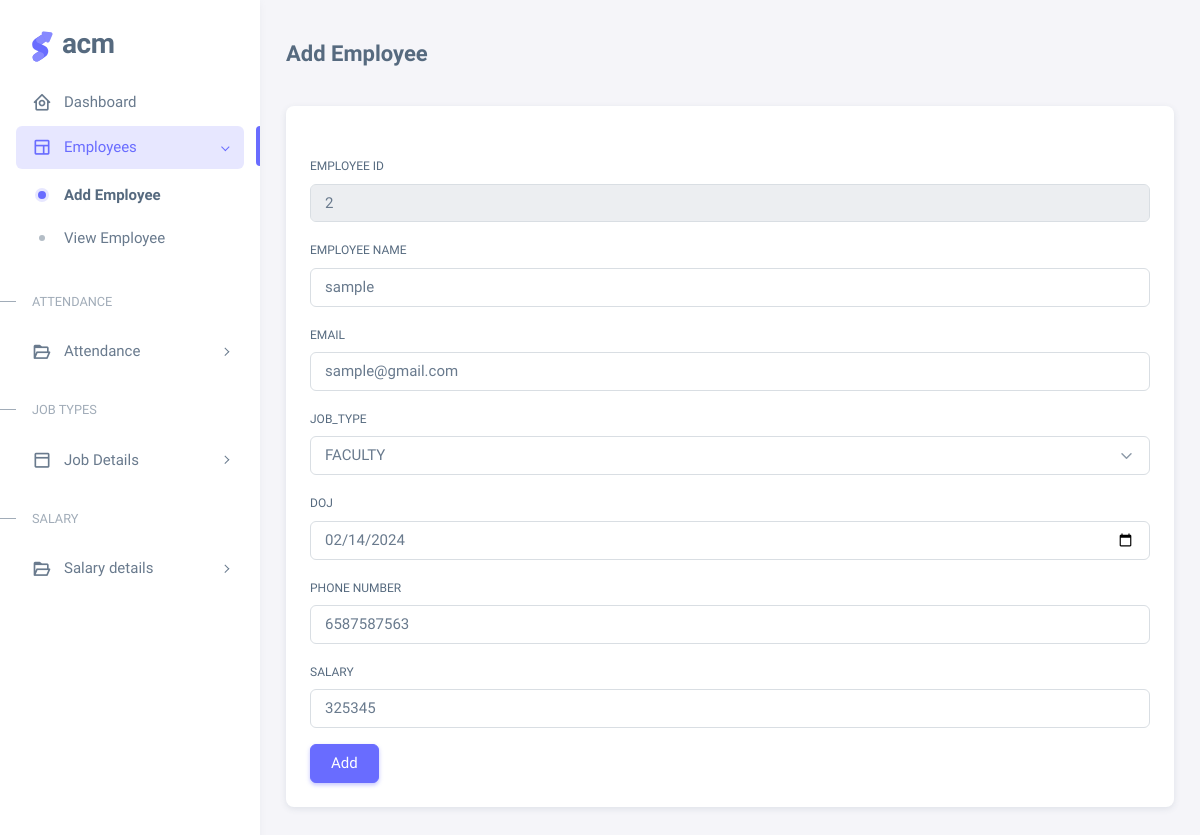
Before: /update_employee/1 with the older database file.
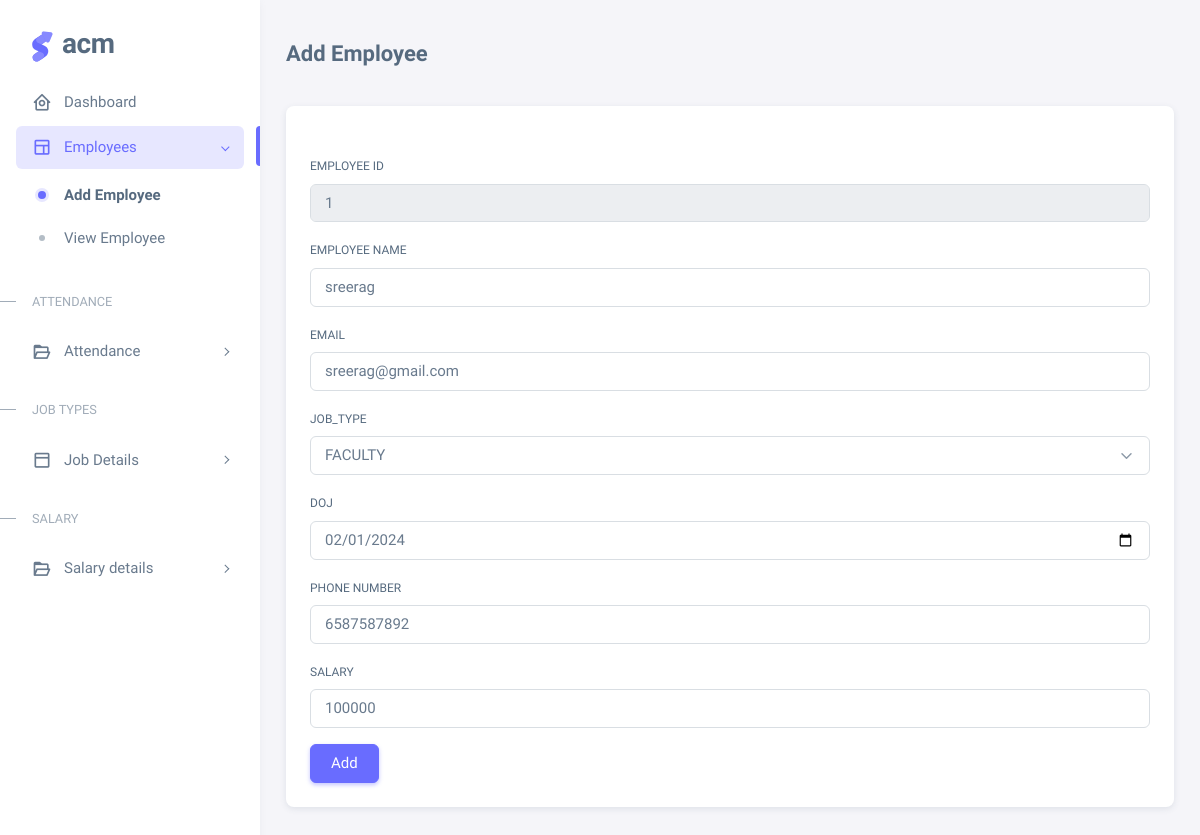
After: the same page with the newer database file.
### payroll/models.py (models this page shows)
class Employee(models.Model):
    emp_id=models.CharField(max_length=20,unique=True)
    name=models.CharField(max_length=40)
    email=models.EmailField()
    ph_no=models.IntegerField()
    salary=models.IntegerField()
    job_type=models.ForeignKey(Job_type,on_delete=models.CASCADE,null=True)
    doj=models.DateTimeField()

class Job_type(models.Model):
    position=models.CharField(max_length=20,unique=True)

### payroll/views.py (the view)
# urls.py: path('update_employee/<id>',views.update_employee),
def update_employee(request,id):
    data=Employee.objects.get(pk=id)
    if request.method=='POST':
        name=request.POST['name']
        email=request.POST['email']
        ph_no=request.POST['ph_no']
        salary=request.POST['salary']
        doj=request.POST['doj']
        job_type=request.POST['job_type']
        data.save()
        return redirect(view_employee)
    else:
        data1 = {'doj':str(data.doj)}
        date_obj = datetime.datetime.strptime(data1['doj'], '%Y-%m-%d %H:%M:%S%z')
        formatted_date = date_obj.strftime('%Y-%m-%d')
        print(formatted_date)
        return render(request,'admin_side/edit_employee.html',{'employee':data,'date':formatted_date,'job_type':all_jobs()})

### payroll/views.py (called while the page is built)
def all_jobs():
    all_jobs=Job_type.objects.all()
    return all_jobs

### templates/admin_side/edit_employee.html (shortened to what the changed rows need)
<!DOCTYPE html>
<html
  lang="en"
  class="light-style layout-menu-fixed"
  dir="ltr"
  data-theme="theme-default"
  data-assets-path="../assets/"
  data-template="vertical-menu-template-free"
>
  <head>
{% load static %}
    <link href='https://unpkg.com/boxicons@2.1.4/css/boxicons.min.css' rel='stylesheet'>
    <link rel="stylesheet" href="{% static 'admin_side/assets/vendor/css/core.css' %}" class="template-customizer-core-css" />
    <link rel="stylesheet" href="{% static 'admin_side/assets/vendor/css/theme-default.css' %}" class="template-customizer-theme-css" />
    <link rel="stylesheet" href="{% static 'admin_side/assets/css/demo.css' %}" />
    <link rel="stylesheet" href="{% static 'admin_side/assets/vendor/libs/perfect-scrollbar/perfect-scrollbar.css' %}" />
  </head>
  <body>
    <div class="layout-wrapper layout-content-navbar">
      <div class="layout-container">
        <div class="layout-page">
          <div class="content-wrapper">
            <div class="container-xxl flex-grow-1 container-p-y">
              <div class="row">
                <div class="col-xl">
                  <div class="card mb-4">
                    <div class="card-body">
                      <form action="" method="post" enctype="multipart/form-data">
                        <div class="mb-3">
                            <label class="form-label" for="basic-default-fullname">Employee Id</label>
                            <input type="text" class="form-control" id="basic-default-fullname" name="emp_id" value="{{employee.emp_id}}" readonly placeholder="" required/>
                          </div>
                        <div class="mb-3">
                          <label class="form-label" for="basic-default-fullname">Employee Name</label>
                          <input type="text" class="form-control" id="basic-default-fullname" name="name" placeholder="" value="{{employee.name}}" required/>
                        </div>
                        <div class="mb-3">
                          <div class="input-group input-group-merge">
                            <input
                              type="text"
                              id="basic-default-email"
                              class="form-control"
                              placeholder=""
                              aria-label=""
                              name="email"
                              aria-describedby="basic-default-email2"
                              pattern="[a-z0-9].*@gmail.com"
                              value="{{employee.email}}"
                            />
                          </div>
                        </div>
                          <div class="mb-3">
                            <label class="form-label" for="basic-default-company">Job_type</label>
                            <select class="form-select" id="" name="position" required>
                              <option value="{{employee.job_type.position}}">{{employee.job_type.position}}</option>
                            </select>
                          </div>
                          <div class="mb-3">
                            <label class="form-label" for="basic-default-company">DOJ</label>
                            <input type="date" class="form-control" id="basic-default-company" name="doj" required  value="{{date}}" />
                          </div>
                          <div class="mb-3">
                            <label class="form-label" for="basic-default-company">Phone Number</label>
                            <input type="tel" class="form-control" id="basic-default-company" name="ph_no" value="{{employee.ph_no}}" placeholder="" required pattern="[6-9][0-9].{8}" />
                          </div>
                          <div class="mb-3">
                            <label class="form-label" for="basic-default-company">Salary</label>
                            <input type="tel" class="form-control" id="basic-default-company" name="salary" value="{{employee.salary}}" placeholder="" required pattern="[0-9].*" />
                          </div>
                      </form>
                    </div>
                  </div>
                </div>
              </div>
            </div>
          </div>
        </div>
      </div>
    </div>
  </body>
</html>

Changed rows visible on the page:
changed Employee "FACULTY": emp_id "2" → "1"; name "sample" → "sreerag"; email "sample@gmail.com" → "sreerag@gmail.com"; ph_no "6587587563" → "6587587892"; salary "325345" → "100000"
Other visible differences:
form field doj: "02/14/2024" → "02/01/2024"
